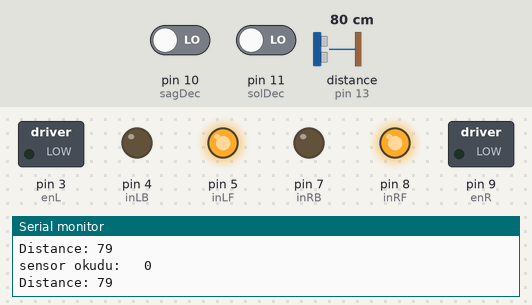
The sketch below on a simulated Arduino Uno, built with avr-gcc and run on an emulated ATmega328P. On the bench: switched loads named in the sketch (green lamp = pin HIGH), output pins drawn as LEDs (lit = HIGH), the last lines printed to the serial monitor. Wiring (inferred from the names in the program): ultrasonic range finder: trigger pin 12; echo pin 13. Inputs (shaded band) come from the test bench; at power-on: pin 11 (solDec) LOW, distance to the obstacle (sensor on pin 13) 80 cm, pin 10 (sagDec) LOW. The echo pulse lasts 58.3 µs per cm; pins used as bus, display or sensor lines are not drawn.

Above: at 3.8 s.
3.9 s: pin 11 (solDec) driven HIGH
At 4.7 s:
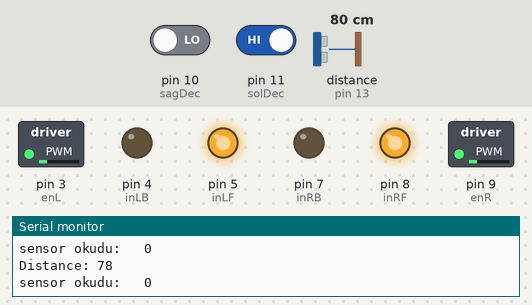
At 6.1 s:
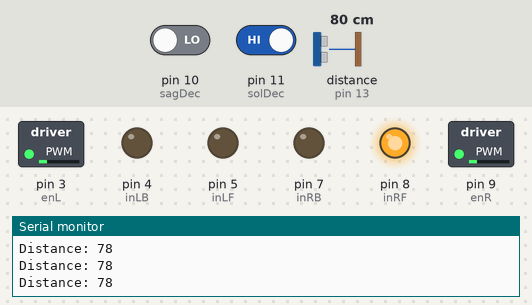
6.6 s: distance to the obstacle (sensor on pin 13) set to 12 cm
9.6 s: distance to the obstacle (sensor on pin 13) set to 9 cm
12.6 s: pin 10 (sagDec) driven HIGH
At 14.1 s:
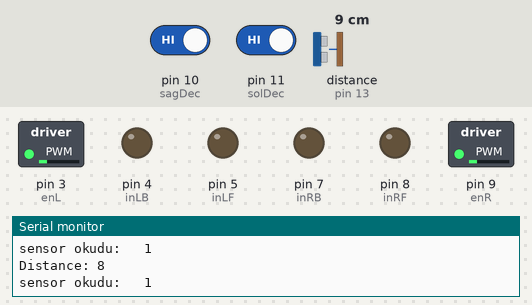
Timing chart, 0 to 15.6 s (numbered marks = the images above; inputs shaded):
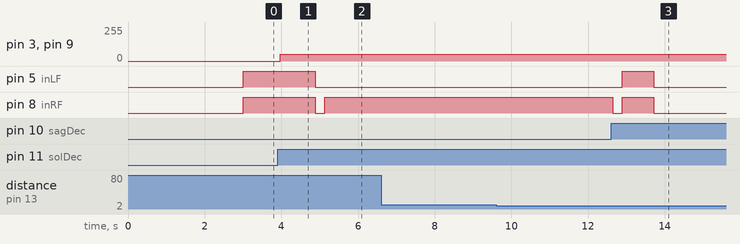

Measured:
- after the input at 3.9 s, pin 3 (enL), pin 9 (enR): 0/255 → 50/255 after 0.07 s; pin 5 (inLF): HIGH → LOW after 0.99 s; pin 8 (inRF): HIGH → LOW after 0.99 s, → HIGH 0.25 s later
- after the input at 12.6 s, pin 5 (inLF): LOW → HIGH after 0.30 s, → LOW 0.82 s later; pin 8 (inRF): HIGH → LOW after 0.05 s, → HIGH 0.25 s later, → LOW 0.82 s later

The sketch:

smart_robot.ino
```cpp
// Right Motor
int enR = 9;
int inRF = 8;
int inRB = 7;

// Left Motor
int enL = 3;
int inLF = 5;
int inLB = 4;

//encoder
int sagDec = 10;
int solDec = 11;


// Sensor
int echoPin = 13;
int trigPin = 12;

long duration = 0;
int distance = 0;

void setup() {
  Serial.begin(9600); // Starting Serial Terminal
  // Set all the motor control pins to outputs
  pinMode(enL, OUTPUT);
  pinMode(enR, OUTPUT);
  pinMode(inLF, OUTPUT);
  pinMode(inLB, OUTPUT);
  pinMode(inRF, OUTPUT);
  pinMode(inRB, OUTPUT);

  pinMode(trigPin, OUTPUT);
  pinMode(echoPin, INPUT);
}

void moveForward(int rotNum) {
  int readSag =0;
  int readSol = 0;
  int sens = 0;
  int j = 0;
    while(j < rotNum) {
      digitalWrite(inLF, HIGH);
      digitalWrite(inRF, HIGH);
      digitalWrite(inLB, LOW);
      digitalWrite(inRB, LOW);
      readSag = digitalRead(sagDec);
      readSol = digitalRead(solDec);
      sens = sensor();
      Serial.print("sensor okudu:   ");
      Serial.println(sens);//&& sens!=1
      if((readSag==1 || readSol==1) ){
        analogWrite(enL, 50);
        analogWrite(enR, 50);
        j++;
      }else if(sens==1){
        stopNow(500);
      }
    }
}

void turnRight(int rotNum) {
  int readSag =0;
  int readSol = 0;
  int sagParam =0;
  int solParam =0;
  int sens = 0;

    int j = 0;
    while(j < rotNum) {
      digitalWrite(inLF, HIGH);
      digitalWrite(inLB, LOW);
      digitalWrite(inRF, LOW);
      digitalWrite(inRB, LOW);
      readSag = digitalRead(sagDec);
      readSol = digitalRead(solDec);
      sens = sensor();
      if(readSol==1 ){
        j++;
      }
      else {
        analogWrite(enL, 50);
        analogWrite(enR, 50);
      }
    }
}


void turnLeft(int rotNum) {
  int readSag =0;
  int readSol = 0;
  int sagParam =0;
  int solParam =0;
  int sens = 0;

    int j = 0;
    while(j < rotNum) {
      digitalWrite(inLF, LOW);
      digitalWrite(inLB, LOW);
      digitalWrite(inRF, HIGH);
      digitalWrite(inRB, LOW);
      readSag = digitalRead(sagDec);
      readSol = digitalRead(solDec);
      sens = sensor();
      if(readSag==1 ){
        j++;
      }
      else {
        analogWrite(enL, 50);
        analogWrite(enR, 50);
      }
    }
}

void stopNow(int ne) {
  digitalWrite(inLB, LOW);
  digitalWrite(inRB, LOW);
  digitalWrite(inLF, LOW);
  digitalWrite(inRF, LOW);
  delay(ne);
}

void demoOne() {
  delay(3000);
  moveForward(6);
  delay(750);
  stopNow(250);
  turnLeft(3); //ilk sag
  stopNow(250);
  moveForward(4);
  delay(750);
  stopNow(250);

}

void demoTwo() {
  delay(3000);
  moveForward(6);
  delay(750);
  stopNow(250);
  turnRight(3); //ilk sag
  stopNow(250);
  moveForward(4);
  delay(750);
  stopNow(250);

}

void demoThree() {
  delay(3000);
  moveForward(6);
  delay(750);
  stopNow(250);
  turnRight(3); //ilk sag
  stopNow(250);
  moveForward(4);
  delay(750);
  stopNow(250);

}


int sensor() {
  // Clears the trigPin
  digitalWrite(trigPin, LOW);
  delayMicroseconds(2);
  // Sets the trigPin on HIGH state for 10 micro seconds
  digitalWrite(trigPin, HIGH);
  delayMicroseconds(10);
  digitalWrite(trigPin, LOW);
  // Reads the echoPin, returns the sound wave travel time in microseconds
  duration = pulseIn(echoPin, HIGH);
  // Calculating the distance
  distance= duration*0.034/2;
  // Prints the distance on the Serial Monitor
  Serial.print("Distance: ");
  Serial.println(distance);
  if(distance <= 10){
    return 1;
  }else {
    return 0;
  }

}

long microsecondsToInches(long microseconds) {
   return microseconds / 74 / 2;
}

long microsecondsToCentimeters(long microseconds) {
   return microseconds / 29 / 2;
}

void loop() {
  demoOne();
  stopNow(25000);
}
```
